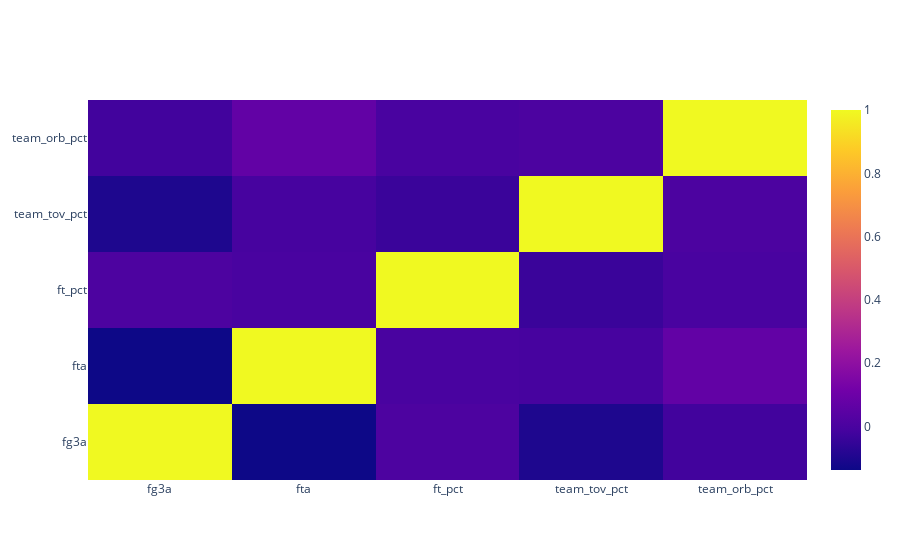

The notebook cell this image was saved under:
### Markdown cell above
So from the heatmap above, we see that there are a couple of high correlations we need to take into account:

* Team efg_pct is highly correlated with ast_ratio, fg2_pct and fg3_pct
* Assist ratio is highly correlated with fg3_pct and fg2_pct
* Fg3a is negatively correlated with fg2a

Between the rest of the variables there doesnt seem to be any other worrisome correlations, but we will need to define a list of base variables which have very low correlations, which can serve as the baseline for the tuning process in the classifiers

### Code cell
base_x = ['fg3a', 'fta', 'ft_pct', 'team_tov_pct', 'team_orb_pct']
heatmap(base_x)

### Figure 1 — Plotly figure (JSON) as saved in the notebook; plotly's stock layout.template omitted (floating-point values rounded to 4 significant figures)
{"data": [{"hoverongaps": false, "type": "heatmap", "x": ["fg3a", "fta", "ft_pct", "team_tov_pct", "team_orb_pct"], "y": ["fg3a", "fta", "ft_pct", "team_tov_pct", "team_orb_pct"], "z": [[1, -0.1374, 0.008921, -0.1006, -0.02058], [-0.1374, 1, -0.002112, -0.007096, 0.07007], [0.008921, -0.002112, 1, -0.03842, -0.003174], [-0.1006, -0.007096, -0.03842, 1, 0.005159], [-0.02058, 0.07007, -0.003174, 0.005159, 1]]}], "layout": {}}
